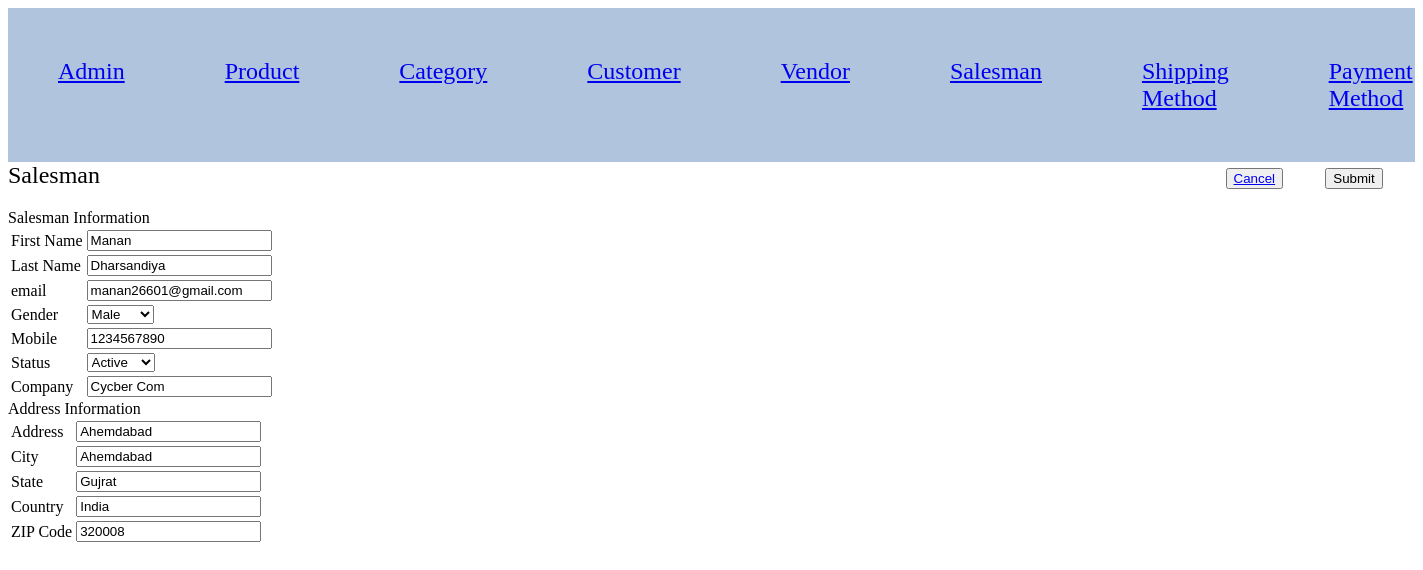
/project-manan-dharsandiya/Index.php?c=salesman&a=edit&id=39, run on the app's committed database.
### tables this page shows
CREATE TABLE `salesman` (
  `salesman_id` int(11) NOT NULL,
  `first_name` varchar(255) NOT NULL,
  `last_name` varchar(255) NOT NULL,
  `email` varchar(255) NOT NULL,
  `gender` tinyint(4) NOT NULL,
  `mobile` int(10) NOT NULL,
  `status` tinyint(4) NOT NULL,
  `company` varchar(255) NOT NULL,
  `created_at` datetime NOT NULL,
  `updated_at` datetime DEFAULT NULL
);

CREATE TABLE `salesman_address` (
  `address_id` int(11) NOT NULL,
  `salesman_id` int(11) NOT NULL,
  `address` varchar(255) NOT NULL,
  `city` varchar(50) NOT NULL,
  `state` varchar(50) NOT NULL,
  `country` varchar(50) NOT NULL,
  `zip` int(8) NOT NULL
);

### project-manan-dharsandiya/Model/Core/View.php (called while the page is built, shortened)
<?php
class Model_Core_View
{
	protected $data = [];
	protected $template = null;
	public function __get($key)
	{
		return $this->data[$key];
	}
	public function setData($data)
	{
		$this->data = $data;
		return $this;
	}
	public function setTemplate($template)
	{
		$this->template = $template;
		return $this;
	}
	public function getTemplate()
	{
		return $this->template;
	}
	public function render()
	{
		require 'View' . DS . $this->getTemplate();
	}
	public function getUrl($action = null, $controller = null, $params = [], $resetParam = false)
	{
		return Ccc::getModel('Core_Url')->getUrl($action, $controller, $params, $resetParam);
	}
}
?>

### project-manan-dharsandiya/Controller/Core/Action.php (called while the page is built, shortened)
<?php
class Controller_Core_Action
{
	protected $view = null;
	public function setView($view)
	{
		$this->view = $view;
		return $this;
	}
	public function getView()
	{
		if ($this->view) {
			return $this->view;
		}
		$view = Ccc::getModel('Core_View');
		return $view;
	}
	public function render()
	{
		return $this->getView()->render();
	}
}
?>

### project-manan-dharsandiya/Controller/Salesman.php (called while the page is built, shortened)
<?php
class Controller_Salesman extends Controller_Core_Action
{
	public function editAction()
	{
		try {
			if (!($id = (int) $this->getRequest()->getParams('id'))) {
				throw new Exception("Invalid request.", 1);
			}
			if (!($salesman =  Ccc::getModel('Salesman_Row')->load($id))) {
				throw new Exception("Invalid Id.", 1);
			}
			$salesmanAddress =  Ccc::getModel('Salesman_Row');
			$salesmanAddress->getTable()->setTableName('salesman_address');
			if (!$salesmanAddress->load($id)) {
				throw new Exception("Invalid Id.", 1);
			}
			$this->render();
		} catch (Exception $e) {
			$this->getMessage()->addMessage($e->getMessage(),Model_Core_Message::FAILURE);
			$this->redirect('grid');
		}
	}
}
?>

### project-manan-dharsandiya/Controller/Core/Front.php (called while the page is built, shortened)
<?php
class Controller_Core_Front
{
	public function init()
	{
		$request = Ccc::getModel('Core_Request');
		$controller = new $controllerClassName();
		$actionName = $request->getActionName().'Action';
		$controller->$actionName();
	}
}
?>

### project-manan-dharsandiya/Index.php (called while the page is built, shortened)
<?php
spl_autoload_register(function ($className) {
    $classPath = str_replace('_', '/', $className);
});
class Ccc
{
	public static function init()
	{
		$front = new Controller_Core_Front();
		$front->init();
	}
	public static function getModel($className)
	{
		return new $className();
	}
}
Ccc::init();
?>

### project-manan-dharsandiya/Model/Core/Url.php (called while the page is built, shortened)
<?php
class Model_Core_Url
{
	public function getUrl($action = null, $controller = null, $params = [], $resetParam = false)
	{
		$request = Ccc::getModel('Core_Request');
		$final = $request->getParams();
		if ($resetParam) {
			$final = [];
		}
		if ($controller) {
			$final['c'] = $controller;
		}
		else {
			$final['c'] = $request->getControllerName();
		}
		if ($action) {
			$final['a'] = $action;
		}
		else {
			$final['a'] = $request->getActionName();
		}
		$queryString = http_build_query($final);
		$url = $_SERVER['REQUEST_SCHEME'] . "://" . $_SERVER['HTTP_HOST'] . $_SERVER['SCRIPT_NAME'] . "?" . $queryString;
		return $url;
	}
}
?>

### project-manan-dharsandiya/Model/Core/Request.php (called while the page is built, shortened)
<?php
class Model_Core_Request
{
	public function getParams($key=null, $value=null)
	{
		if ($key == null) {
			return $_GET;
		}
		if (array_key_exists($key, $_GET)) {
			return $_GET[$key];
		}
		return $value;
	}
	public function getControllerName()
	{
		return $this->getParams('c', 'Index');
	}
}
?>

### project-manan-dharsandiya/Model/Core/Table/Row.php (called while the page is built, shortened)
<?php
class Model_Core_Table_Row
{
	protected $data = [];
	protected $table = null;
	public function setTable($table)
	{
		$this->table = $table;
		return $this;
	}
	public function getTable()
	{
		if ($this->table) {
			return $this->table;
		}
		return $this->table;
	}
	public function getTableName()
	{
		return $this->getTable()->getTableName();
	}
	public function getPrimaryKey()
	{
		return $this->getTable()->getPrimaryKey();
	}
	public function __get($key)
	{
		if (array_key_exists($key, $this->data)) {
			return $this->data[$key];
		}
		return null;
	}
	public function setData($data)
	{
		$this->data = array_merge($this->data, $data);
		return $this;
	}
	public function load($id, $column = null)
	{
		if (!$column) {
			$column = $this->getPrimaryKey();
		}
		$query = "SELECT * FROM `{$this->getTableName()}` WHERE `{$column}` = '{$id}'";
		$row = $this->getTable()->fetchRow($query);
		return $this;
	}
}
?>

### project-manan-dharsandiya/Model/Core/Adapter.php (called while the page is built, shortened)
<?php
class Model_Core_Adapter
{
	public $config = [
		'host' => 'localhost',
		'username' => 'root',
		'password' => '',
		'dbname' => 'project-manan-dharsandiya1'
	];
	public function connect(){
		$connect = mysqli_connect(
			$this->config['host'],
			$this->config['username'],
			$this->config['password'],
			$this->config['dbname']
		);
		return $connect;
	}
	public function fetchRow($query){
		$connect = $this->connect();
		$result = mysqli_query($connect, $query);
		if ($result->num_rows > 0) {
			return $result->fetch_assoc();
		}
		return false;
	}
}
?>

### project-manan-dharsandiya/Model/Core/Table.php (called while the page is built, shortened)
<?php
class Model_Core_Table
{
	public function getAdapter()
	{
		$adapter = Ccc::getModel('Core_Adapter');
		return $adapter;
	}
	public function fetchRow($query)
	{
		return $this->getAdapter()->fetchRow($query);
	}
}
?>

### project-manan-dharsandiya/Model/Salesman/Row.php (called while the page is built, shortened)
<?php
class Model_Salesman_Row extends Model_Core_Table_Row
{
	public function getStatusOptions()
	{
		return [
			self::STATUS_ACTIVE => self::STATUS_ACTIVE_LBL,
			self::STATUS_INACTIVE => self::STATUS_INACTIVE_LBL
		];
	}
	public function getGenderOptions()
	{
		return [
			self::GENDER_MALE => self::GENDER_MALE_LBL,
			self::GENDER_FEMALE => self::GENDER_FEMALE_LBL
		];
	}
	public function getStatus()
	{
		if ($this->status) {
			return $this->status;
		}
		return self::STATUS_DEFAULT;
	}
	public function getGender()
	{
		if ($this->gender) {
			return $this->gender;
		}
		return self::GENDER_DEFAULT;
	}
}
?>

### project-manan-dharsandiya/View/salesman/edit.phtml (the view, shortened to what this page needs)
<?php
$salesman = $this->salesman;
$salesmanAddress = $this->salesmanAddress;
?>
<!DOCTYPE html>
<html>
<head>
	<link rel="stylesheet" type="text/css" href="Skin/css/style.css">
</head>
<body>
	<form action="<?php echo $this->getUrl('save'); ?>" method="post">
		<div class="add">
			<div>Salesman</div>
			<div class="cancel">
				<button><a href="<?php echo $this->getUrl('grid', null, [], true); ?>">Cancel</a></button>
			</div>
			<div class="submit">
				<button type="submit">Submit</button>
			</div>
		</div>
		<div>Salesman Information</div>
		<table>
			<tr>
				<td>First Name</td>
				<td><input type="text" name="salesman[first_name]" value="<?php echo $salesman->first_name; ?>"></td>
			</tr>
			<tr>
				<td>Last Name</td>
				<td><input type="text" name="salesman[last_name]" value="<?php echo $salesman->last_name; ?>"></td>
			</tr>
			<tr>
				<td>email</td>
				<td><input type="text" name="salesman[email]" value="<?php echo $salesman->email; ?>"></td>
			</tr>
			<tr>
				<td>Gender</td>
				<td>
					<select name="salesman[gender]">
						<?php foreach ($salesman->getGenderOptions() as $key => $value) : ?>
						<?php $selected = ($key == $salesman->getGender()) ? "selected" : ''; ?>
						<option value="<?php echo $key; ?>" <?php echo $selected;?>><?php echo $value; ?></option>
						<?php endforeach; ?>
					</select>
				</td>
			</tr>
			<tr>
				<td>Mobile</td>
				<td><input type="text" name="salesman[mobile]" value="<?php echo $salesman->mobile; ?>"></td>
			</tr>
			<tr>
				<td>Status</td>
				<td>
					<select name="salesman[status]">
						<?php foreach ($salesman->getStatusOptions() as $key => $value) : ?>
						<?php $selected = ($key == $salesman->getStatus()) ? "selected" : ''; ?>
						<option value="<?php echo $key; ?>" <?php echo $selected;?>><?php echo $value; ?></option>
						<?php endforeach; ?>
					</select>
				</td>
			</tr>
			<tr>
				<td>Company</td>
				<td><input type="text" name="salesman[company]" value="<?php echo $salesman->company; ?>"></td>
			</tr>
		</table>
		<div>Address Information</div>
		<table>
			<tr>
				<td>Address</td>
				<td><input type="text" name="salesmanAddress[address]" value="<?php echo $salesmanAddress->address; ?>"></td>
			</tr>
			<tr>
				<td>City</td>
				<td><input type="text" name="salesmanAddress[city]" value="<?php echo $salesmanAddress->city; ?>"></td>
			</tr>
			<tr>
				<td>State</td>
				<td><input type="text" name="salesmanAddress[state]" value="<?php echo $salesmanAddress->state; ?>"></td>
			</tr>
			<tr>
				<td>Country</td>
				<td><input type="text" name="salesmanAddress[country]" value="<?php echo $salesmanAddress->country; ?>"></td>
			</tr>
			<tr>
				<td>ZIP Code</td>
				<td><input type="text" name="salesmanAddress[zip]" value="<?php echo $salesmanAddress->zip; ?>"></td>
			</tr>
		</table>
	</form>
</body>
</html>

### project-manan-dharsandiya/Skin/css/style.css (style rules this page uses)
.add { display: flex; font-size: 150%; margin-bottom: 20px; }
.cancel { margin-left: 80%; }
.submit { margin-left: 3%; }

### data on the page
salesman: first_name "Manan", last_name "Dharsandiya", email "manan26601@gmail.com", mobile "1234567890", company "Cycber Com"
salesman_address: address "Ahemdabad", city "Ahemdabad", state "Gujrat", country "India", zip "320008"

### other printed values
form field value "Male"
form field value "Active"
